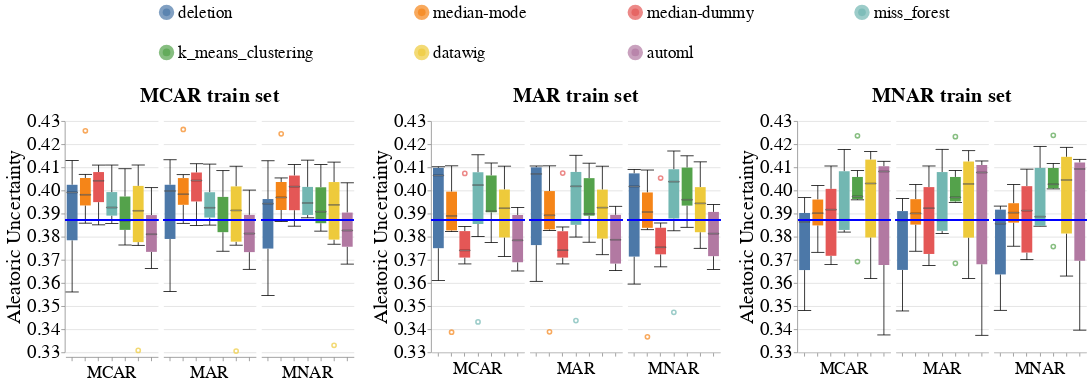

The code cell stored with this chart in its notebook:
### Code cell
create_box_plots_for_diff_imputers_v2(dataset_name=DATASET_NAME,
                                      model_name='lgbm_clf',
                                      metric_name='aleatoric_uncertainty',
                                      db_client=db_client)
